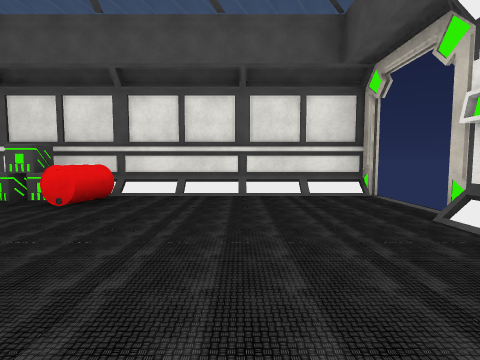
[1] (above)

18 first-person views from a walk through a scene from a Unity 3-D project. The camera is 1.2 m above the floor, tilts 4° down and sees 85° across. The floor is counted in squares, 1.88 m on a side. Each view is taken from the middle of a square. On the plan, view 1 faces up. The plan holds only what a view shows up to about 9 squares ahead; the rest is blank. The player character is not drawn. Door leaves are left out, so doorways stand open. Some surface patterns are stand-ins.

[2]
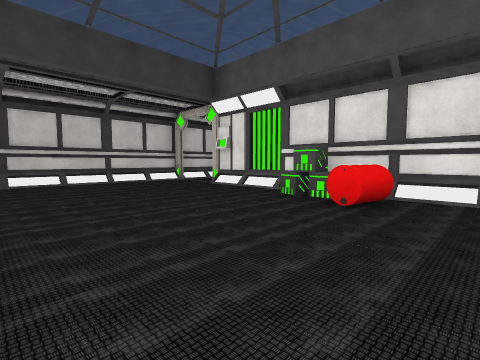

[3]
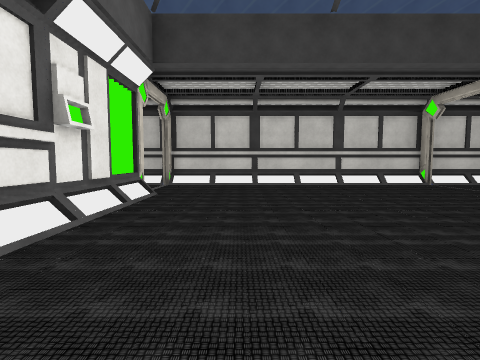

[4]
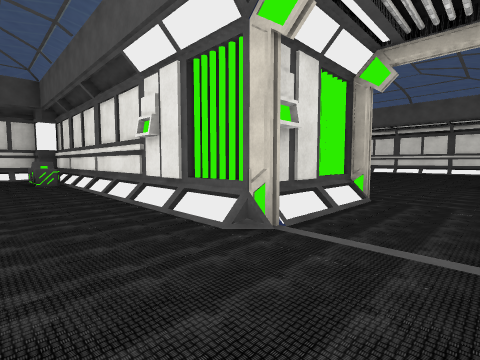

[5]
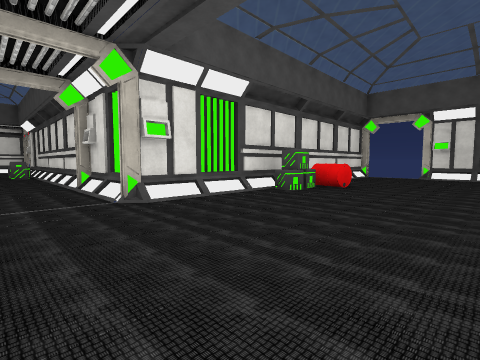

[6]
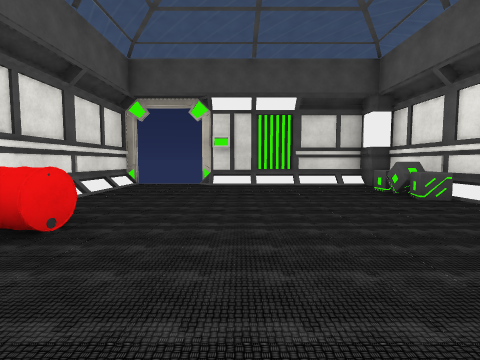

[7]
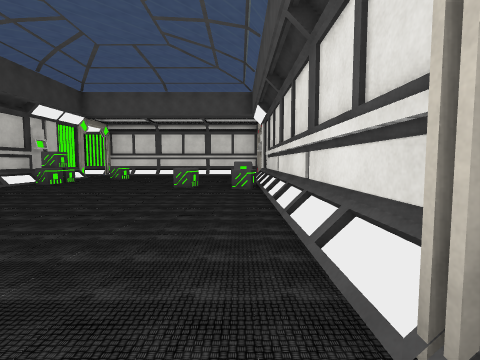

[8]
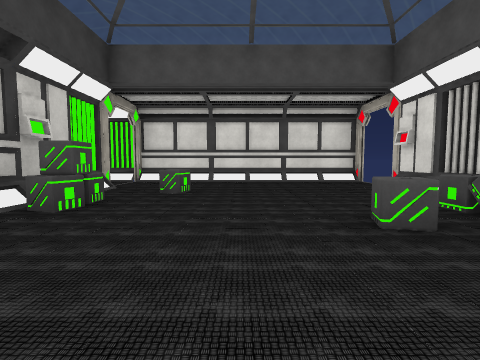

[9]
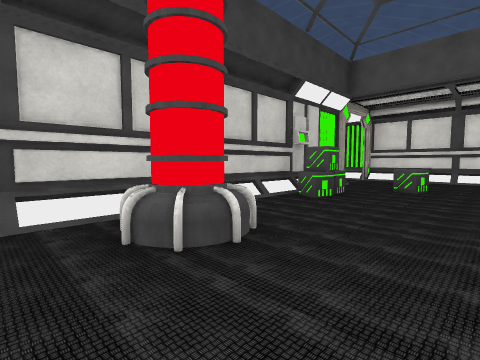

[10]
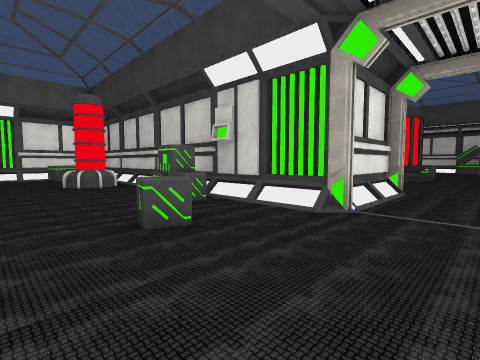

[11]
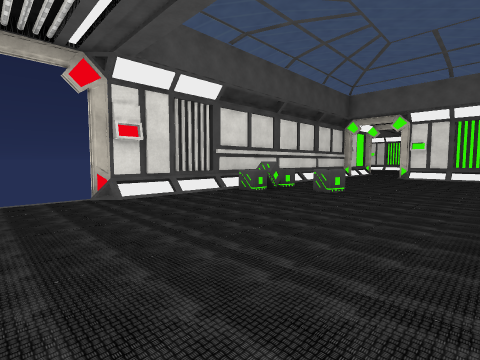

[12]
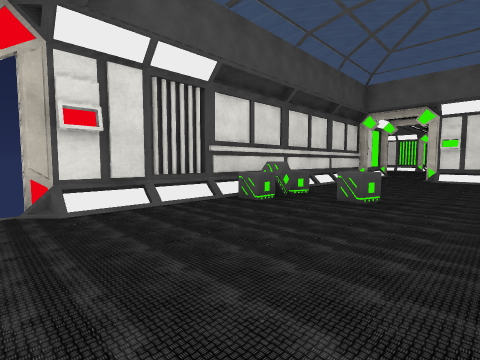

[13]
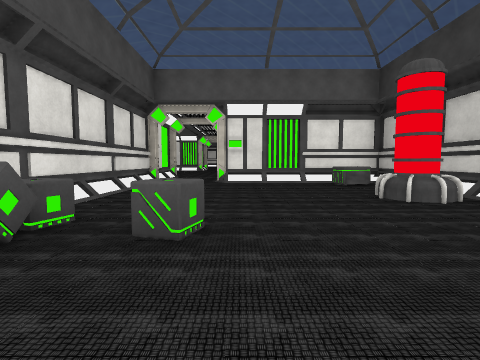

[14]
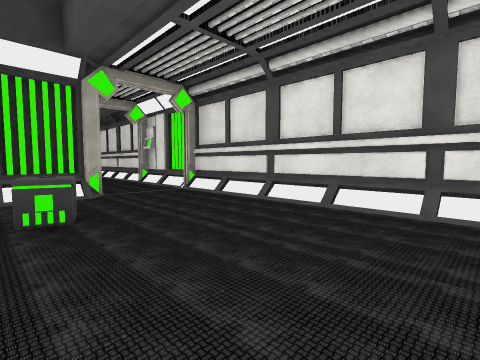

[15]
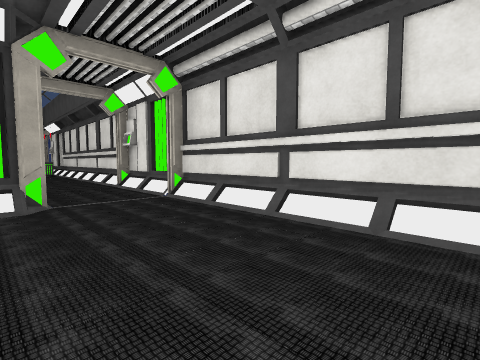

[16]
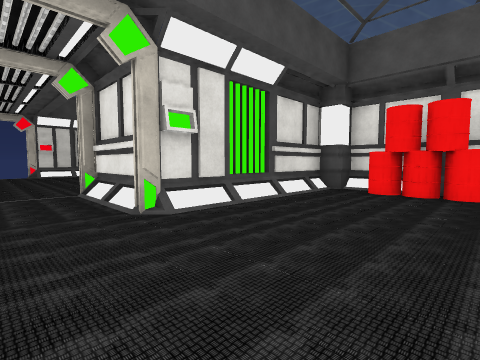

[17]
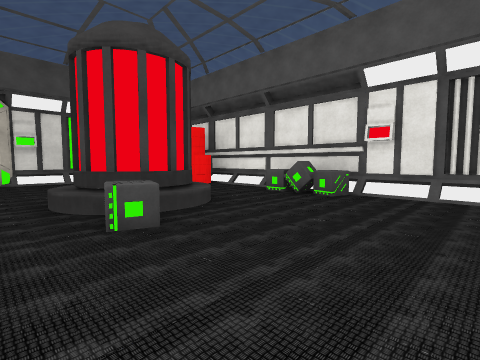

[18]
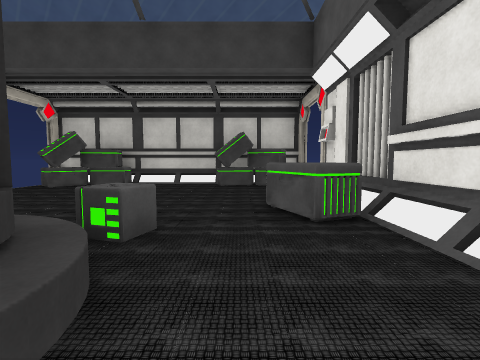

### Floor plan
Points are (right, up) in squares from view 1. A wall is a line through its corners. A room is listed if a view was taken in it or the views show most of it. See-through windows are left out.
Room 1 (views 1, 2, 3, 4, 5, 6, 7)
walls: (-4.9, 5.4) (-5.8, 5.4); (-5.8, 5.2) (-6.4, 5.2); (-2.6, -2) (1.9, -2) (1.9, -1.4) (2.4, -1.4) (2.4, 3.1); (-6.6, -2) (-5.4, -2); (-9.5, 0.5) (-9.5, -2.9); (-9.5, 5.3) (-9.5, 2.4); (-9.5, 6.5) (-9.5, 5.5); (2.6, 5.2) (-4.9, 5.2)
ways out: opening at (-8.5, 7) to room 2; open door at (-8.5, 8) to room 2; open door at (-8.5, -2) to room 5; open door at (-8.5, 5); open door at (3, 4)
objects: computer (-7, -2); other object (-7, -1); computer (-7, 5); other object (-7, 6); computer (-7, 7); computer (-5, -2); other object (-5, 5); other object (-4, -2) to (-3, -2); box (-4, 4); other object (-4, 5); box (-3, 4); barrel (-2, 4); box (0, -1); box (1, -1); computer (2, 3)
Room 2 (views 8, 9, 10, 11, 12, 13, 14, 15)
walls: (-7, 15.1) (-7, 15.6); (-7.2, 12.4) (-7.2, 15.6); (-14.3, 13.5) (-14.3, 7.8) (-11.9, 7.8); (-14.3, 16.6) (-14.3, 15.5); (-7.2, 19.4) (-7.2, 19.7) (-14.5, 19.7); (-11.9, 7.6) (-10.8, 7.6); (-7.2, 7.8) (-7.2, 10.6)
low walls: (-12.9, 12.1) (-12.4, 11.4) (-12.7, 10.9) (-13.2, 10.8); (-12.5, 11.5) (-12.6, 10.9); (-12.5, 11.5) (-12.7, 10.9) (-12.8, 10.9); (-12.4, 11.4) (-12.8, 10.9); (-13.1, 12) (-12.7, 11.9); (-13.2, 12) (-12.8, 11.9); (-12.7, 11) (-13.1, 10.7); (-12.7, 11) (-13.1, 10.7); (-13.7, 11.9) (-13.1, 12) (-12.8, 11.9)
ways out: opening at (-8.5, 7) to room 1; open door at (-8.5, 8) to room 1; open door at (-14, 18.5) to room 4; open door at (-7, 18.5)
objects: other object (-14, 14); computer (-14, 15); other object (-14, 17); box (-13, 9); box (-13, 14); box (-13, 15); box (-12, 16); other object (-11, 8); other object (-10, 7); computer (-10, 8); box (-10, 14) to (-9, 14); box (-8, 13); box (-8, 14); other object (-7, 16); computer (-7, 17)
Room 3 (views 16, 17, 18)
walls: (-23.4, 19.7) (-24.4, 19.7); (-25.6, 12.6) (-23.5, 12.6); (-18.4, 19.7) (-20.1, 19.7); (-17.1, 15) (-16.7, 15) (-16.7, 16.1); (-16.9, 16) (-16.9, 16.6); (-17.4, 12.6) (-17.4, 13.1); (-16.9, 13.1) (-16.9, 15.5); (-28.8, 19.9) (-28.8, 12.6)
ways out: open door at (-17, 18.5) to room 4; open door at (-27.5, 20); open door at (-27, 13)
objects: box (-28, 13); box (-28, 14); box (-28, 18); box (-28, 19); other object (-26, 12); computer (-26, 20); computer (-25, 13); box (-25, 19) to (-24, 19); other object (-25, 20); box (-24, 13); other object (-23, 12) to (-22, 12); box (-23, 13); box (-23, 17); box (-22, 13); other object (-21, 12) to (-20, 12); barrel (-20, 13); other object (-19, 12) to (-17, 12); barrel (-19, 13); barrel (-18, 13); other object (-17, 16); computer (-17, 17)
Room 4 (no view inside)
walls: (-15.4, 19.7) (-16.5, 19.7); (-16.5, 17.4) (-15.4, 17.4)
ways out: open door at (-14, 18.5) to room 2; open door at (-17, 18.5) to room 3
objects: other object (-15, 17)
Room 5 (no view inside)
walls: (-7.2, -3.5) (-7.2, -2.5)
ways out: open door at (-8.5, -2) to room 1; open door at (-8.5, -5)

Positions as (right, up) in squares from view 1, and headings:
1: (0, 0), facing up
2: (-1, 0), facing up-left
3: (-2, 0), facing left
4: (-9, 0), facing down-right
5: (-9, 1), facing up-right
6: (-5, 2), facing right
7: (-8, 7), facing up
8: (-11, 11), facing up
9: (-11, 10), facing up-left
10: (-11, 19), facing down-left
11: (-12, 19), facing down-right
12: (-11, 18), facing down-right
13: (-10, 16), facing down
14: (-9, 16), facing up-left
15: (-10, 17), facing up-left
16: (-20, 19), facing down-right
17: (-26, 18), facing down-right
18: (-21, 18), facing left
